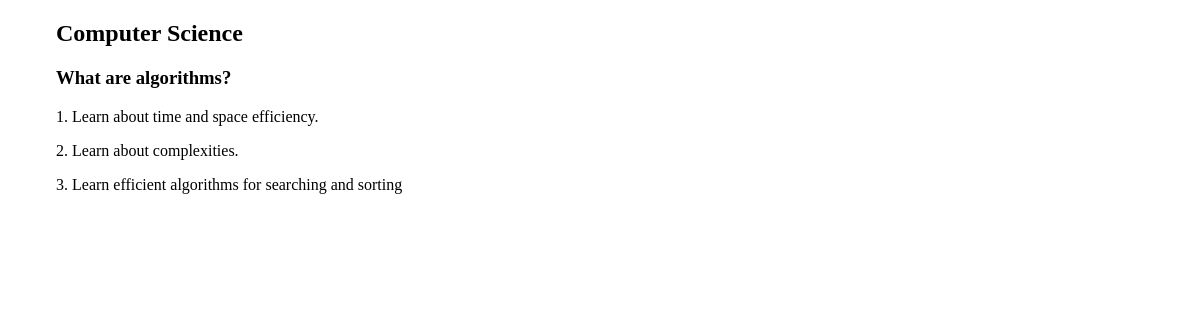
The page /courses/1/1/ on the database its author committed.
### courses/models.py (models this page shows, shortened)
class Step(models.Model):
    title = models.CharField(max_length=255)
    description = models.TextField()
    content = models.TextField(blank=True, default='')
    order = models.IntegerField(default=0)
    course = models.ForeignKey(Course)
    class Meta:
        ordering = ['order',]

class Course(models.Model):
    created_at = models.DateTimeField(auto_now_add=True)
    title = models.CharField(max_length=255)
    description = models.TextField()

### courses/views.py (the view)
# urls.py: url(r'(?P<course_pk>\d+)/(?P<step_pk>\d+)/$', views.step_detail),
def step_detail(request, course_pk, step_pk):
    step = get_object_or_404(Step, course_id=course_pk, pk=step_pk)
    return render(request, 'courses/step_detail.html', {'step': step})

### courses/templates/courses/step_detail.html (shortened to what this page needs)
{% extends "layout.html" %}
{% block content %}
    <article>
        <h2>{{ step.course.title }}</h2>
        <h3>{{ step.title }}</h3>
        {{ step.content|linebreaks }}
    </article>
{% endblock %}

### assets/css/layout.css (style rules this page uses)
html { box-sizing: border-box; }
*, *::after, *::before { box-sizing: inherit; }

### rows shown on the page
Step: course "Computer Science", title "What are algorithms?", content "1. Learn about time and space efficiency. 2. Learn about complexities. 3. Learn efficient algorithms for searching and sorting"
